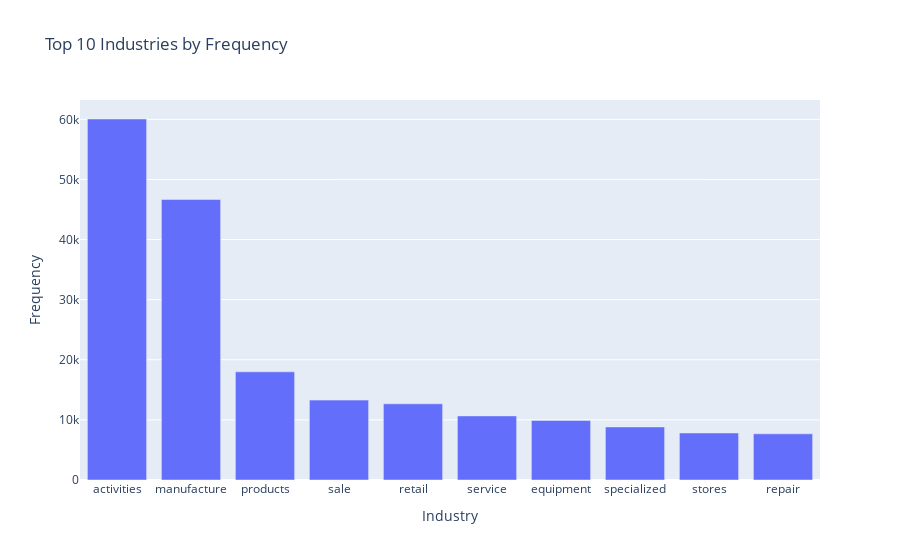

Source (notebook cell):
### Code cell
import plotly.express as px

# Extract the top 10 most common words and their frequencies
top_words = [pair[0] for pair in word_freq.most_common(10)]
word_counts = [pair[1] for pair in word_freq.most_common(10)]

# Create a bar plot using Plotly
fig = px.bar(x=top_words, y=word_counts, labels={'x': 'Industry', 'y': 'Frequency'},
            title='Top 10 Industries by Frequency')
fig.show()

### Figure 1 — Plotly figure (JSON) as saved in the notebook; plotly's stock layout.template omitted (floating-point values rounded to 4 significant figures)
{"data": [{"alignmentgroup": "True", "hovertemplate": "Industry=%{x}<br>Frequency=%{y}<extra></extra>", "legendgroup": "", "marker": {"color": "#636efa", "pattern": {"shape": ""}}, "name": "", "offsetgroup": "", "orientation": "v", "showlegend": false, "textposition": "auto", "type": "bar", "x": ["activities", "manufacture", "products", "sale", "retail", "service", "equipment", "specialized", "stores", "repair"], "xaxis": "x", "y": [60058, 46673, 17992, 13293, 12669, 10664, 9911, 8830, 7821, 7682], "yaxis": "y"}], "layout": {"barmode": "relative", "legend": {"tracegroupgap": 0}, "title": {"text": "Top 10 Industries by Frequency"}, "xaxis": {"anchor": "y", "domain": [0, 1], "title": {"text": "Industry"}}, "yaxis": {"anchor": "x", "domain": [0, 1], "title": {"text": "Frequency"}}}}
